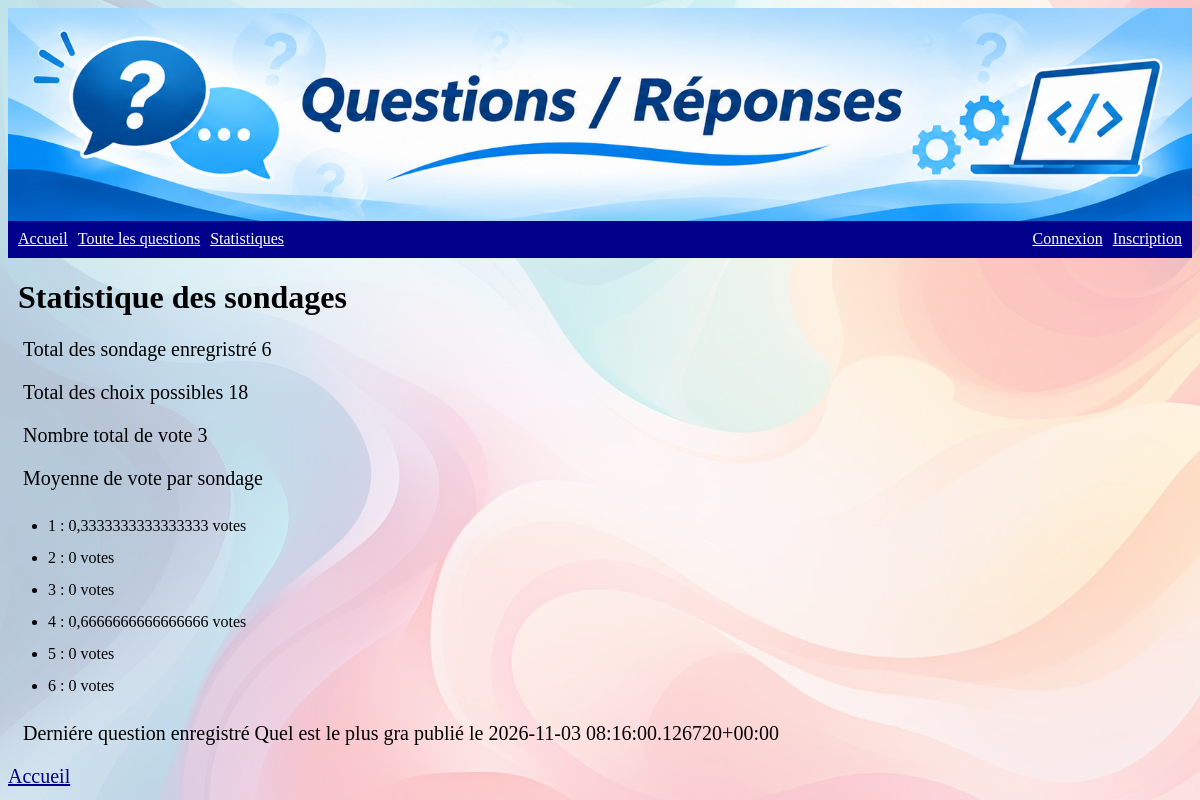
/polls/statistics/, run on an earlier commit of the app's database.
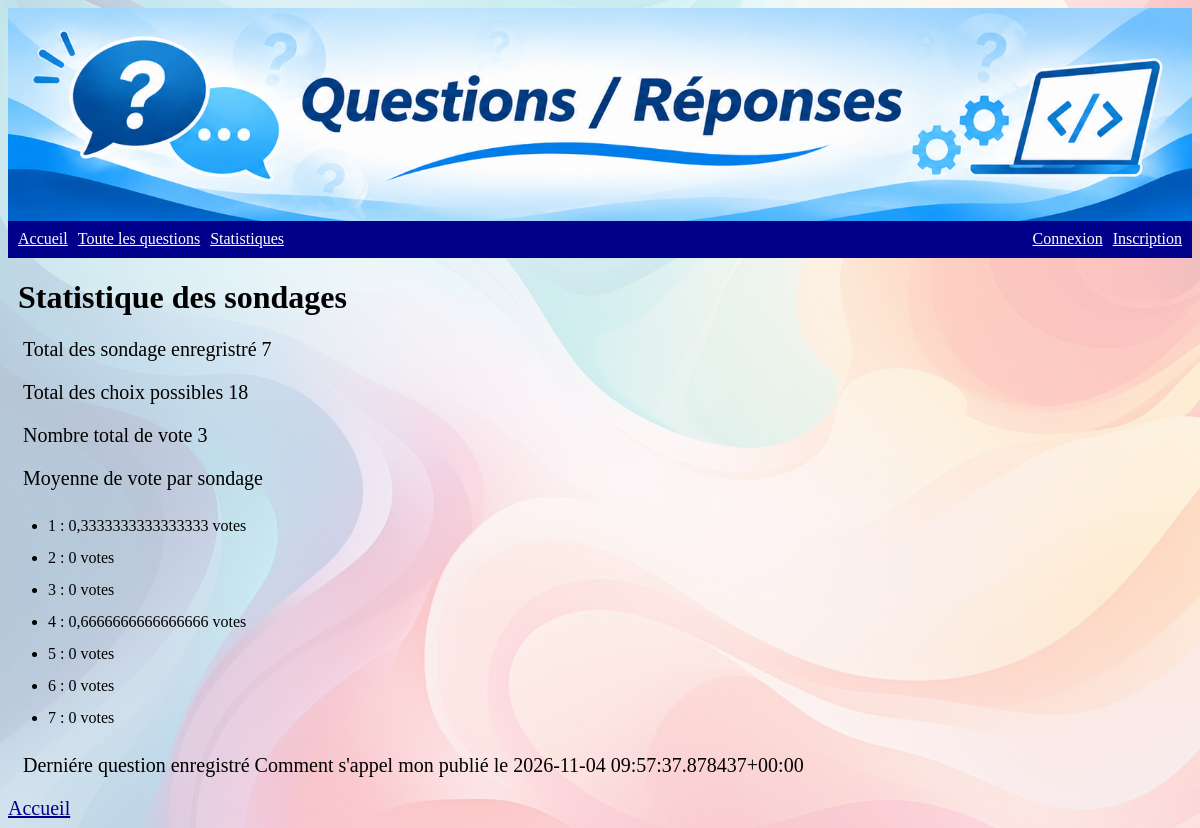
And on a later commit of the database.
### polls/models.py (models this page shows, shortened)
class Question(models.Model):
    question_text = models.CharField(max_length=200)
    pub_date = models.DateTimeField("date published")
    def __str__(self):
        return (f"{self.question_text[:20]} publié le {self.pub_date}")

### polls/views.py (the view)
# urls.py: path("statistics/", views.StatisticsView.as_view(), name="statistics"),
class StatisticsView(generic.TemplateView):
    model = Question
    template_name = "polls/statistics.html"
    def get_context_data(self, **kwargs):
        context = super().get_context_data(**kwargs)
        context["total_questions"] = Question.objects.all().count()
        context["total_choices"] = Choice.objects.all().count()
        context["total_votes"] = Choice.objects.aggregate(total=Sum("votes"))["total"] or 0
        context["moyennes"] = [{"id" : q.id,
                               "moyenne" :  q.choice_set.aggregate(moyenne=Avg("votes"))["moyenne"] or 0}
                              for q in Question.objects.all()]
        context["last"] = Question.objects.order_by("-id").first()
        return context

### polls/templates/polls/statistics.html (shortened to what this page needs)
{% extends "base.html" %}
{% block main %}
<h1>Statistique des sondages</h1>
<p>Total des sondage enregristré {{total_questions}}</p>
<p>Total des choix possibles {{total_choices}}</p>
<p>Nombre total de vote {{total_votes}}</p>
<p>Moyenne de vote par sondage</p>
<ul>
    {% for q in moyennes %}
        <li>{{q.id}} : {{q.moyenne}} votes</li>
    {% empty %}
        <li>Aucun sondage enregistré.</li>
    {% endfor %}
</ul>
<p>Derniére question enregistré {{last}}</p>
<a href="{% url 'polls:index' %}">Accueil</a>
{% endblock %}

What changed in the data, as far as the page shows it:
no longer on this page (row unchanged): Question: question_text+pub_date "Quel est le plus gra publié le 2026-11-03 08:16:00.126720+00:00"
added Question: question_text+pub_date "Comment s'appel mon publié le 2026-11-04 09:57:37.878437+00:00"
Also different on the page:
{{ total_questions }}: "6" → "7"
new list line: "7 : 0 votes"
